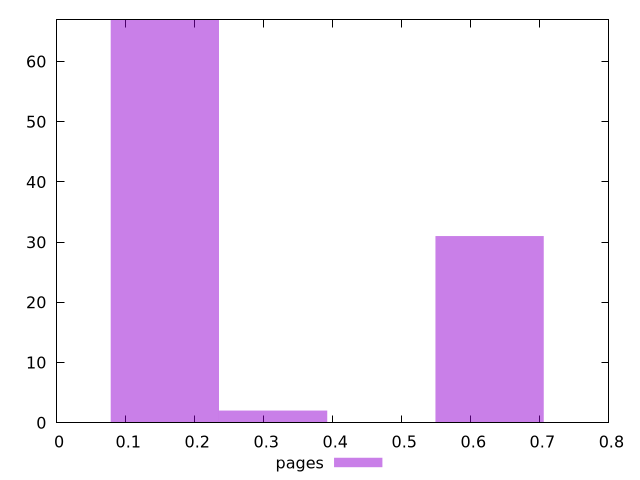

Source code (gnuplot):
$_pages <<EOF
0.3135945283560581 2
0.6271890567121162 31
0.15679726417802906 67
EOF
set key outside below
set terminal pngcairo
set output "report_00004_2020-11-02T20-21-41.718Z/cumulative-layout-shift/pages//hist.png"
set yrange [0:67]
set boxwidth 0.15679726417802906
set style fill transparent solid 0.5 noborder
plot $_pages title "pages" with boxes ,
